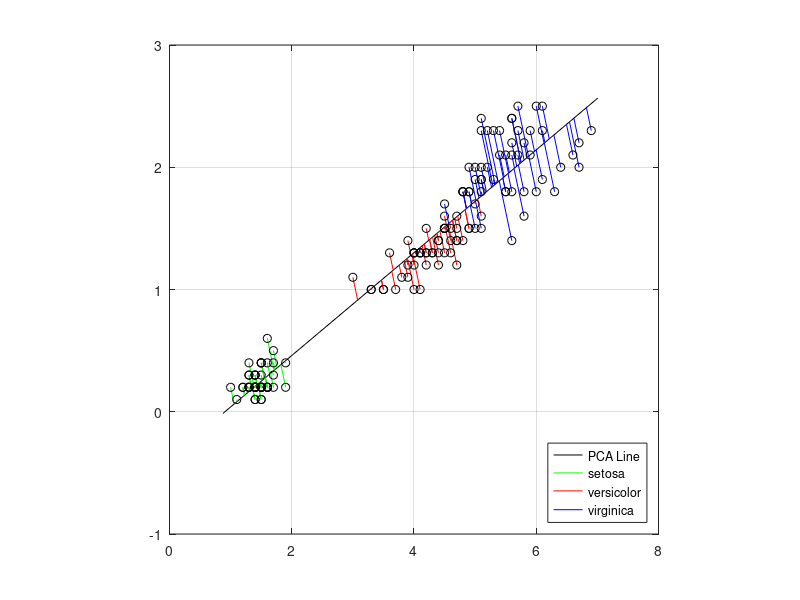

This chart was generated by the following MATLAB code: (Note: this script raises an error after producing the figure.)
X = load('fisheriris');
features = X.meas;
classes = X.species;
X = features(:,[3 4]);
figure
scatter(X(:,1),X(:,2),'bo');
grid on;
maxlim = max(abs(X(:)))*1.1;
axis([-maxlim maxlim -maxlim maxlim]);

%% PCA 
[coeff,score,roots] = pca(X);
basis = coeff(:,1);
normal = coeff(:,2);
[n,p] = size(X);
meanX = mean(X,1);
Xfit = repmat(meanX,n,1) + score(:,1)*coeff(:,1)';
residuals = X - Xfit;

%% Visualize Line Fit 
dirVect = coeff(:,1);
Xfit1 = repmat(meanX,n,1) + score(:,1)*coeff(:,1)';
t = [min(score(:,1))-.2, max(score(:,1))+.2];
endpts = [meanX + t(1)*dirVect'; meanX + t(2)*dirVect'];
plot(endpts(:,1),endpts(:,2),'k-');
X1 = [X(:,1) Xfit1(:,1)];
X2 = [X(:,2) Xfit1(:,2)];
hold on
plot(X1(1:50,:)',X2(1:50,:)','g-', X(1:50,1),X(1:50,2),'ko');
hold on 
plot(X1(50:100,:)',X2(50:100,:)','r-', X(50:100,1),X(50:100,2),'ko');
hold on 
plot(X1(100:150,:)',X2(100:150,:)','b-', X(100:150,1),X(100:150,2),'ko');

L(1) = plot(nan, nan, 'k-');
L(2) = plot(nan, nan, 'g-');
L(3) = plot(nan, nan, 'r-');
L(4) = plot(nan, nan, 'b-');

legend_cell = cell(4,1);
legend_cell{1} = 'PCA Line';
legend_cell{2} = 'setosa';
legend_cell{3} = 'versicolor';
legend_cell{4} = 'virginica';

legend(L,legend_cell,'Location','southeast');

hold off
maxlim = max(abs(X(:)))*1.1;
axis([0 8 -1 3]);
axis square
grid on
setosa = Xfit1(1:50,2);
versicolor = Xfit1(50:100,2);
virginica = Xfit1(100:150,2);
figure
histogram(setosa)
hold on 
histogram(versicolor)
hold on 
histogram(virginica)
legend('setosa','versicolor','virginica')